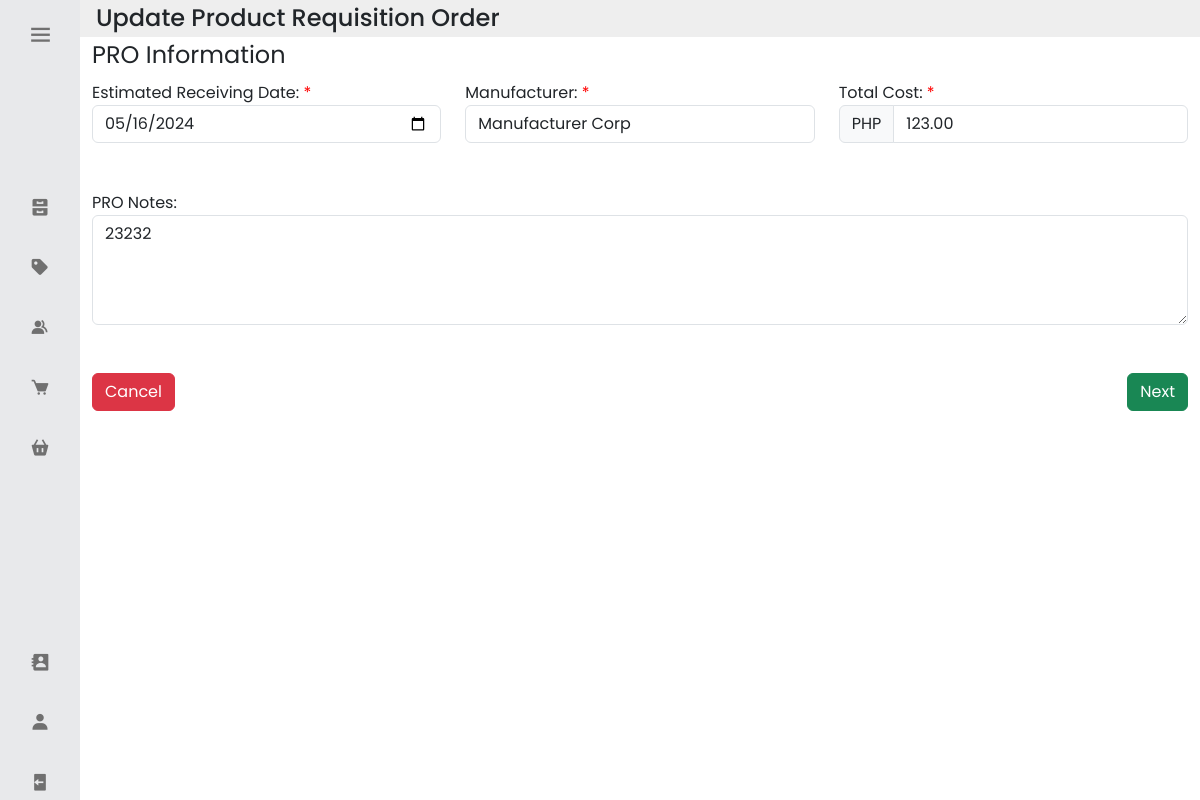
/update_pro/40/ (signed in), run on the app's committed database.
### inventoryapp/models.py (models this page shows, shortened)
class Product_Requisition_Order(models.Model):
    Product_Requisition_ID = models.AutoField(primary_key=True)
    Creation_Date = models.DateTimeField()
    Estimated_Receiving_Date = models.DateField()
    Received_Date = models.DateTimeField(null=True, blank=True)
    PRO_Manufacturer = models.CharField(max_length=32)
    Total_Cost = models.DecimalField(max_digits=9, decimal_places=2, validators=[MinValueValidator(0)])
    Notes = models.TextField(validators =[MaxLengthValidator(1024)], null=True, blank=True)
    Progress = models.CharField(max_length=16, default = "Pending")
    PRO_Status = models.CharField(max_length=16, default = "Ongoing")
    Account_ID_Closed_by = models.ForeignKey('Account', on_delete=models.CASCADE, related_name='pro_closed', null=True, blank=True)
    Account_ID_Created_by = models.ForeignKey('Account', on_delete=models.CASCADE, related_name='pro_created')

### inventoryapp/views.py (the view)
# urls.py: path('update_pro/<int:pk>/', views.update_pro, name='update_pro'),
@login_required
def update_pro(request, pk):
    PRO = get_object_or_404(Product_Requisition_Order, pk=pk)
    all_inventory = Product.objects.all()
    stocks_ordered = Stock_Ordered.objects.filter(Product_Requisition_ID=PRO)
    if request.method == 'POST':
        estimated_receiving_date = request.POST.get('estimated_receiving_date')
        manufacturer_name = request.POST.get('manufacturer_name')
        total_cost =  request.POST.get('total_cost')
        pro_notes = request.POST.get('pro_notes')
        Products = request.POST.get('all_products')
        PRO.Estimated_Receiving_Date=estimated_receiving_date
        PRO.PRO_Manufacturer=manufacturer_name
        PRO.Total_Cost=total_cost
        PRO.Notes = pro_notes
        Products = Products[:-1]
        Ordered_Products= Products.split("-")
        new_stocks_ordered = []
        print(Ordered_Products, 'dshjd')
        for op in Ordered_Products:
            values = op.split(":")
            product_object = Product.objects.get(Product_ID=values[0])
            ordered_products = stocks_ordered.filter(Product_ID=values[0])
            if ordered_products.exists():
                ordered_product = ordered_products.first()
                quantity_diff = int(values[1]) - ordered_product.Quantity
                ordered_product.Quantity = values[1]
                product_object.To_Be_Received_Inventory_Count += quantity_diff
                ordered_product.save()
                product_object.save()
                new_stocks_ordered.append(ordered_product)
            else:
                product_object.To_Be_Received_Inventory_Count += int(values[1])
                product_object.save()
                new_product_ordered = Stock_Ordered.objects.create(Product_ID=product_object, Product_Requisition_ID=PRO, Quantity=values[1])
                new_stocks_ordered.append(new_product_ordered)
        products_to_delete = [s_o for s_o in stocks_ordered if s_o not in new_stocks_ordered]
        for s_o in products_to_delete:
            product_object = Product.objects.get(Product_ID=s_o.Product_ID.Product_ID)
            product_object.To_Be_Received_Inventory_Count -= s_o.Quantity
            product_object.save()
            s_o.delete()
        messages.success(request, "Product requisition order updated successfully.")
        return redirect('current_pros')
    else:
        return render(request, 'inventoryapp/update_pro.html', {'requisition_order': PRO, 'products': all_inventory, 'stock_ordered_items': stocks_ordered})

### inventoryapp/models.py (called while the page is built)
    def __str__(self):
        return str(self.user)

### inventoryapp/templates/inventoryapp/update_pro.html (shortened to what this page needs)
<link rel="stylesheet" href="https://cdnjs.cloudflare.com/ajax/libs/twitter-bootstrap/5.3.0/css/bootstrap.min.css">
{% extends 'inventoryapp/base.html' %}
{% load static %}
{% block content %}
</head>
<body class="bg-light" style="background-color: #eee;">
    <div class="container-fluid">
        <div class="row p-1" style="background-color: #eee;">
            <div class="col-md-auto d-flex align-items-center">
                <h4 class="m-0 mr-3">Update Product Requisition Order</h4>
            </div>
        </div>
        <div class="row">
            <form id="updatePRO" method="POST" action="{% url 'update_pro' pk=requisition_order.pk %}">
                <main>
                    <div id="step1">
                        <fieldset>
                            <legend>PRO Information</legend>
                            <div class="row">
                                <div class="col">
                                    <label class="required" for="estimated_receiving_date">Estimated Receiving Date:</label><br>
                                    <input type="date" value="{{ requisition_order.Estimated_Receiving_Date|date:'Y-m-d'}}" id="estimated_receiving_date" name="estimated_receiving_date" class="form-control rounded-10" onkeydown="return false" required><br><br>
                                </div>
                                <div class="col">
                                    <label class="required" for="manufacturer_name">Manufacturer:</label><br>
                                    <input type="text" id="manufacturer_name" name="manufacturer_name" class="form-control rounded-10" value="{{ requisition_order.PRO_Manufacturer }}" maxlength="32" ><br><br>
                                </div>
                                <div class="col">
                                    <label class="required" for="total_cost">Total Cost:</label><br>
                                    <div class="input-group">
                                        <span class="input-group-text">PHP</span>
                                        <input type="number" id="total_cost" name="total_cost" step=".01" min="0" value="{{ requisition_order.Total_Cost }}" max="9999999.99" class="form-control rounded-10" oninput="validateInput(event)" onkeypress="return (event.charCode >= 48 && event.charCode <= 57) || event.key === '.'" size="9">
                                    </div>
                                </div>
                            </div>
                            <div class="row">
                                <div class="col">
                                    <label for="pro_notes">PRO Notes:</label><br>
                                    <textarea id="pro_notes" name="pro_notes" rows="4" cols="50" class="form-control rounded-10" maxlength="1024">{{ requisition_order.Notes }}</textarea><br><br>
                                </div>
                            </div>
                            <div class="row mb-3">
                                <div class="col">
                                    <a href="#" class="btn btn-danger" onclick="showCancelWarningModal()">Cancel</a>
                                </div>
                                <div class="col text-end">
                                    <button type="button" class="btn btn-success" onclick="nextStep()">Next</button>
                                </div>
                            </div>
                        </fieldset>
                    </div>
        </form>
    </div>
</body>
{% endblock %}

### inventoryapp/static/base.css (style rules this page uses)
* { font-family: 'Poppins', sans-serif; margin: 0; padding: 0; box-sizing: border-box; }
:root { --body-color: #fff; --sidebar-color: #e8e9eb; --primary-color: #970101; --primary-color-light: #800080; --toggle-color: #ddd; --text-color: #707070; --tran-02: all 0.2s ease; --tran-03: all 0.3s ease; --tran-04: all 0.4s ease; --tran-05: all 0.5s ease; }

### inventoryapp/templates/inventoryapp/update_pro.html (style rules this page uses)
.required:after { content:" *"; color: red; }

### data on the page
Product_Requisition_Order: estimated_receiving_date "05/16/2024", manufacturer_name "Manufacturer Corp", total_cost "123.00", pro_notes "23232"
